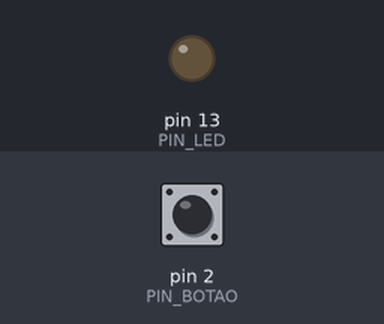
The sketch below on a simulated Arduino Uno, built with avr-gcc and run on an emulated ATmega328P. Parts: output pins drawn as LEDs (lit = HIGH). Dashed ring = blinking. Inputs (shaded band) come from the test bench; at power-on: pin 2 (PIN_BOTAO) HIGH.

Above: at 1.2 s.
1.3 s: pin 2 (PIN_BOTAO) pulled LOW for 0.15 s
At 1.59 s:
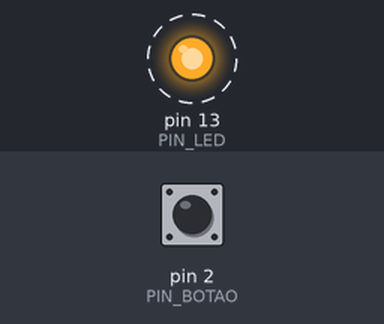
4.4 s: pin 2 (PIN_BOTAO) pulled LOW for 1 s
6.9 s: pin 2 (PIN_BOTAO) pulled LOW for 3.2 s
At 7.19 s:
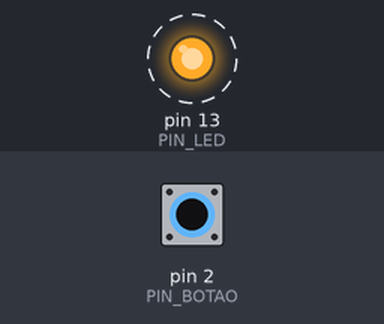
Timing chart, 0 to 17.6 s (numbered marks = the images above; inputs shaded):
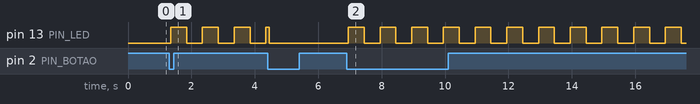

Measured:
- after the input at 1.3 s, pin 13 (PIN_LED): alternates HIGH for 0.50 s and LOW for 0.50 s, starting after 0.05 s
- after the input at 6.9 s, pin 13 (PIN_LED): alternates HIGH for 0.50 s and LOW for 0.50 s, starting after 0.05 s

The sketch:

Atividade1__Semana_17_.ino
```cpp
#define PIN_LED    13
#define PIN_BOTAO  2

byte estadoPiscar = 0;
bool estadoBotaoAnterior = HIGH;
unsigned long ultimoTempo = 0;
bool estadoLed = LOW;

void setup() {
  pinMode(PIN_LED, OUTPUT);
  pinMode(PIN_BOTAO, INPUT_PULLUP);
}

void loop() {
  bool estadoBotao = digitalRead(PIN_BOTAO);

  if (estadoBotao == LOW && estadoBotaoAnterior == HIGH) {
    delay(50);
    if (digitalRead(PIN_BOTAO) == LOW) {
      estadoPiscar = 1 - estadoPiscar;
    }
  }

  estadoBotaoAnterior = estadoBotao;

  if (estadoPiscar == 1) {
    if (millis() - ultimoTempo >= 500) {
      ultimoTempo = millis();
      estadoLed = !estadoLed;
      digitalWrite(PIN_LED, estadoLed);
    }
  } else {
    digitalWrite(PIN_LED, LOW);
    estadoLed = LOW;
  }
}
```
